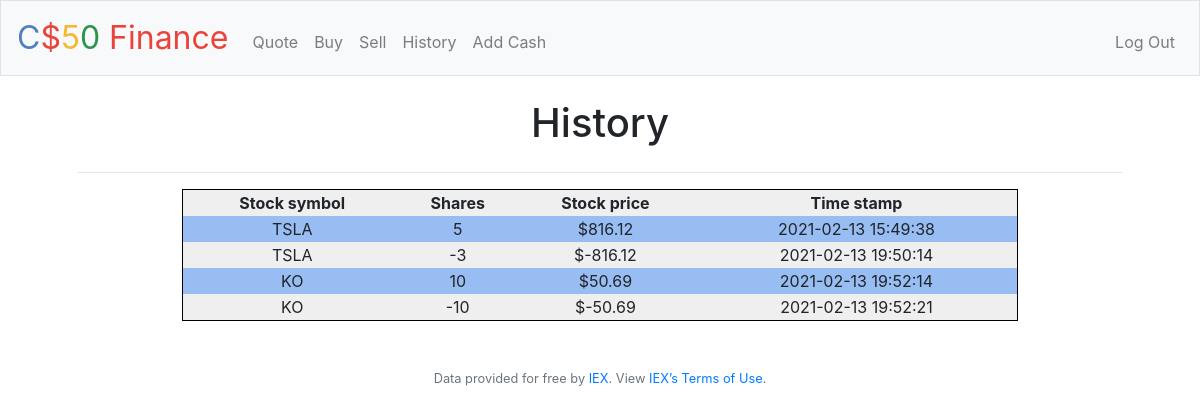
Screenshot of /history (signed in) with the database file from the repository.
### tables this page shows
CREATE TABLE shares (
order_id INTEGER PRIMARY KEY AUTOINCREMENT NOT NULL,
user_id INTEGER NOT NULL,
symbol TEXT NOT NULL,
share_qty INTEGER NOT NULL,
buy_price FLOAT NOT NULL,
buy_date TIMESTAMP,
FOREIGN KEY(user_id) REFERENCES users(id)
);

### application.py (the view)
@app.route("/history")
@login_required
def history():
    rows = db.execute("SELECT symbol, share_qty, buy_price, buy_date FROM shares WHERE user_id = ? ORDER BY buy_date",
        session.get("user_id"))
    for row in rows:
        row["symbol"] = row["symbol"].upper()
        row["buy_price"] = usd(row["buy_price"])
    return render_template("history.html", rows=rows)

### application.py (called while the page is built)
@app.after_request
def after_request(response):
    response.headers["Cache-Control"] = "no-cache, no-store, must-revalidate"
    response.headers["Expires"] = 0
    response.headers["Pragma"] = "no-cache"
    return response

### helpers.py (called while the page is built)
def login_required(f):
    @wraps(f)
    def decorated_function(*args, **kwargs):
        if session.get("user_id") is None:
            return redirect("/login")
        return f(*args, **kwargs)
    return decorated_function

def usd(value):
    return f"${value:,.2f}"

### templates/history.html (shortened to what this page needs)
{% extends "layout.html" %}
{% block main %}
        <h1>History</h1>
        <hr>
        <table id="history">
            <tr>
                <th>Stock symbol</th>
                <th>Shares</th>
                <th>Stock price</th>
                <th>Time stamp</th>
            </tr>
            {% for row in rows %}
            <tr>
                <td>{{ row.symbol }}</td>
                <td>{{ row.share_qty }}</td>
                <td>{{ row.buy_price }}</td>
                <td>{{ row.buy_date }}</td>
            </tr>
            {% endfor %}
        </table>
{% endblock %}

### static/styles.css (style rules this page uses)
.container tr:nth-child(even) { background-color: #98BDF3; }
.container tr:nth-child(odd) { background-color: #EFEFEF; }
table { width: 80%; margin-left: auto; margin-right: auto; border: 1px solid black; }
h1 { margin-top: -25px; margin-bottom: 25px; }

### rows the page displays
shares: symbol "TSLA", share_qty "5", buy_price "$816.12", buy_date "2021-02-13 15:49:38"
shares: symbol "TSLA", share_qty "-3", buy_price "$-816.12", buy_date "2021-02-13 19:50:14"
shares: symbol "KO", share_qty "10", buy_price "$50.69", buy_date "2021-02-13 19:52:14"
shares: symbol "KO", share_qty "-10", buy_price "$-50.69", buy_date "2021-02-13 19:52:21"
